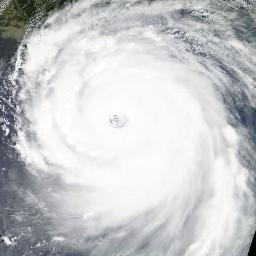
#> input picture data/raw/satellite_images/2005236N23285_real_visible.jpg, 256 x 256 px; its folder holds only this picture in this run
$ python -i preprocessor.py   (imports and definitions only)
#> lines starting #> are read from the running program, lines starting #| are printed output that depends on the picture
"""
Data Preprocessing Pipeline for Satellite Imagery and Cyclone Tracks.
Handles image normalization, coordinate validation, unit conversions,
and Haversine distance calculations.
"""

import math
import os
from typing import Dict, Optional, Tuple, Union
import numpy as np
import cv2


class CycloneDataPreprocessor:
    """Preprocessor for satellite imagery and cyclone spatiotemporal parameters."""

    def __init__(
        self,
        target_image_size: Tuple[int, int] = (64, 64),
        channels: int = 1,
        min_temp_k: float = 170.0,
        max_temp_k: float = 320.0,
    ):
        """
        Args:
            target_image_size: (height, width) for spatial resizing
            channels: 1 for infrared single channel, 3 for multi-spectral / RGB
            min_temp_k: Minimum brightness temperature in Kelvin for thermal IR
            max_temp_k: Maximum brightness temperature in Kelvin
        """
        self.target_image_size = target_image_size
        self.channels = channels
        self.min_temp_k = min_temp_k
        self.max_temp_k = max_temp_k

    def preprocess_image(
        self,
        image_input: Union[str, np.ndarray],
    ) -> np.ndarray:
        """
        Load (if filepath) and normalize satellite image to [0, 1].
        Returns array of shape (height, width, channels) with dtype float32.
        """
        if isinstance(image_input, str):
            if not os.path.exists(image_input):
                raise FileNotFoundError(f"Satellite image file not found: {image_input}")
            # Read image; grayscale if channels==1
            flags = cv2.IMREAD_GRAYSCALE if self.channels == 1 else cv2.IMREAD_COLOR
            img = cv2.imread(image_input, flags)
#> img: shape (256, 256); min 0, max 255, mean 200.8
            if img is None:
                raise ValueError(f"Failed to decode image from {image_input}")
        elif isinstance(image_input, np.ndarray):
            img = image_input.copy()
            if self.channels == 1 and len(img.shape) == 3 and img.shape[2] == 3:
                img = cv2.cvtColor(img, cv2.COLOR_BGR2GRAY)
            elif self.channels == 3 and len(img.shape) == 2:
                img = cv2.cvtColor(img, cv2.COLOR_GRAY2BGR)
        else:
            raise TypeError("image_input must be a file path or numpy array")

        # Resize to target dimension
        resized = cv2.resize(img, self.target_image_size, interpolation=cv2.INTER_AREA)
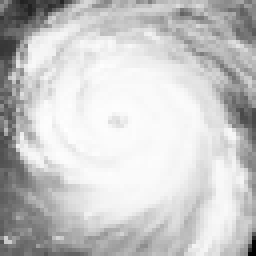
#> resized: shape (64, 64) (shown 4 times larger); min 1, max 255, mean 200.8

        # Ensure channel dimension is explicit: (H, W, C)
        if len(resized.shape) == 2:
            resized = np.expand_dims(resized, axis=-1)

        # Normalize pixel values to [0.0, 1.0]
        if resized.dtype == np.uint8:
            normalized = resized.astype(np.float32) / 255.0
        else:
            # Handle raw brightness temperature Kelvin if applicable
            norm = (resized.astype(np.float32) - self.min_temp_k) / (self.max_temp_k - self.min_temp_k)
            normalized = np.clip(norm, 0.0, 1.0)

        return normalized.astype(np.float32)

    # [112 lines left out: functions validate_coordinates, validate_wind_speed, validate_central_pressure, haversine_distance_km, wind_speed_to_imd_index, imd_category_to_index and 1 more, not called in this run]

>>> result = CycloneDataPreprocessor().preprocess_image('../../data/raw/satellite_images/2005236N23285_real_visible.jpg')

$ run again, on data/raw/satellite_images/2013307N06158_real_visible.jpg
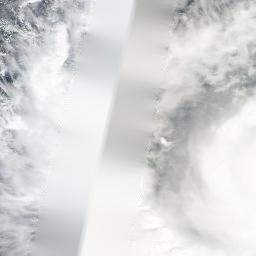
#> input picture data/raw/satellite_images/2013307N06158_real_visible.jpg, 256 x 256 px
#> in preprocess_image, `resized = cv2.resize(img, self.target_image_size, interpolation=cv2.IN..`:
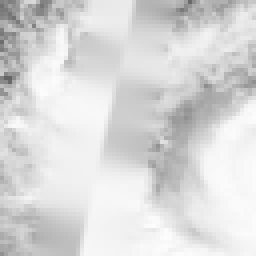
#> resized: shape (64, 64) (shown 4 times larger); min 100, max 253, mean 217.2

$ run again, on data/raw/satellite_images/2015293N09266_real_visible.jpg
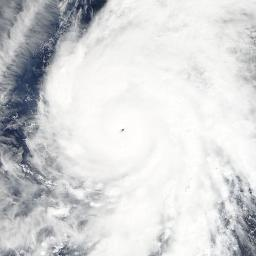
#> input picture data/raw/satellite_images/2015293N09266_real_visible.jpg, 256 x 256 px
#> in preprocess_image, `img = cv2.imread(image_input, flags)`:
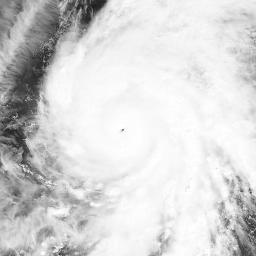
#> img: shape (256, 256); min 24, max 255, mean 213.8
#> in preprocess_image, `resized = cv2.resize(img, self.target_image_size, interpolation=cv2.IN..`:
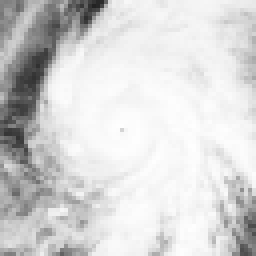
#> resized: shape (64, 64) (shown 4 times larger); min 34, max 254, mean 213.8

$ run again, on data/raw/satellite_images/2016334N08086_real_visible.jpg
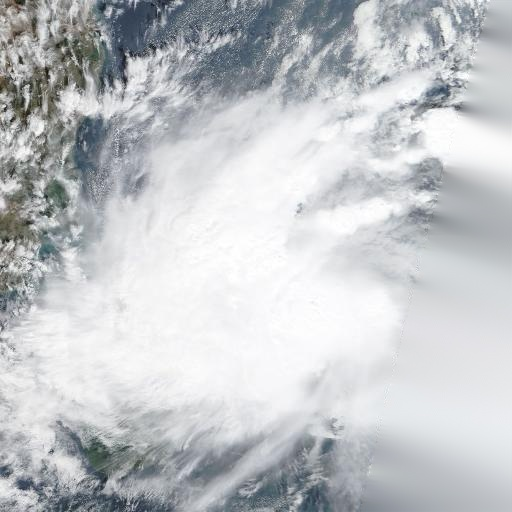
#> input picture data/raw/satellite_images/2016334N08086_real_visible.jpg, 512 x 512 px
#> in preprocess_image, `resized = cv2.resize(img, self.target_image_size, interpolation=cv2.IN..`:
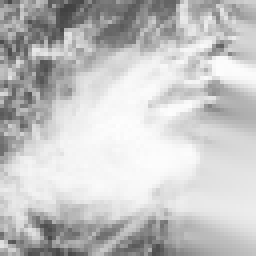
#> resized: shape (64, 64) (shown 4 times larger); min 65, max 254, mean 196
